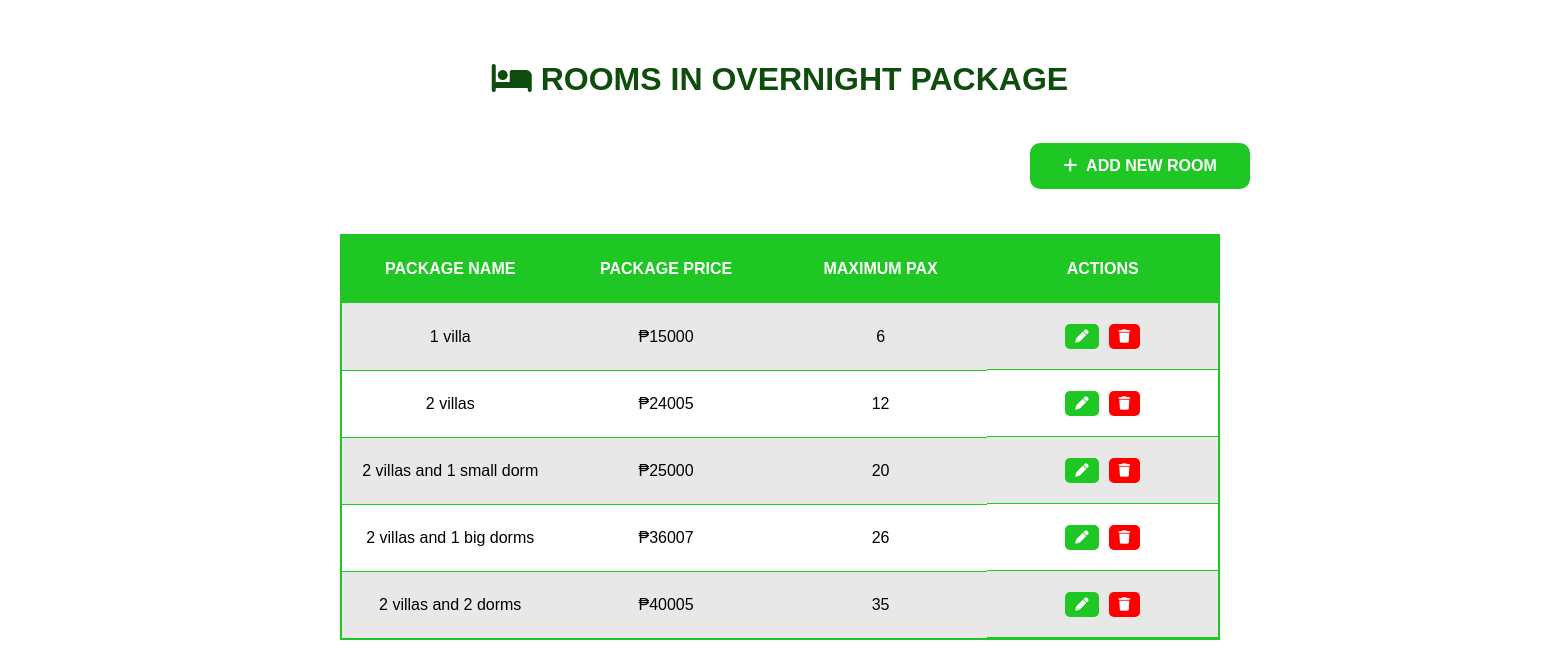
The page /admin/overnightPrice.php on the database its author committed.
### tables this page shows
CREATE TABLE `package_prices` (
  `price_id` int(11) NOT NULL,
  `package_name` varchar(30) NOT NULL,
  `package_price` int(11) NOT NULL,
  `package_type` varchar(30) NOT NULL,
  `attribute` varchar(30) NOT NULL,
  `max_pax` int(11) NOT NULL
);

### admin/overnightPrice.php (the view, shortened to what this page needs)
<!DOCTYPE html>
<html>
<head>
    <link rel="stylesheet" href="https://cdnjs.cloudflare.com/ajax/libs/font-awesome/6.4.2/css/all.min.css" />
</head>
<body>
    <div class="container">
        <h1><i class="fa-solid fa-bed"></i>&nbsp;Rooms in Overnight Package</h1>
        <div class="column">
        <button class="add-button" onclick="openAddRoomModal()"><i class="fa-solid fa-plus"></i>&nbsp;&nbsp;Add New Room</button>
            <table id="overnightTable">
                <?php
                require_once 'db_connection.php';
                $query = "SELECT * FROM package_prices WHERE package_type = 'overnight' ORDER BY package_price";
                $result = $conn->query($query);
                if ($result->num_rows > 0) {
                    echo "<table id='overnightTable'>";
                    echo "<tr>";
                    echo "<th>Package Name</th>";
                    echo "<th>Package Price</th>";
                    echo "<th>Maximum Pax</th>";
                    echo "<th>Actions</th>";
                    echo "</tr>";
                    while ($row = $result->fetch_assoc()) {
                        $roomName = $row["package_name"];
                        $roomPrice = $row["package_price"];
                        $packageId = $row["price_id"];
                        $maxPax = $row["max_pax"];
                        echo "<tr>";
                        echo "<td>$roomName</td>";
                        echo "<td>₱$roomPrice</td>";
                        echo "<td>$maxPax</td>";
                        echo '<td class="button-container">
    <button class="edit-button" data-package-id="' . $packageId . '" onclick="openModalPackage(\'' . $packageId . '\', \'' . $roomName . '\', \'' . $roomPrice . '\', \'' . $maxPax . '\')"><i class="fa-solid fa-pen"></i></button>
    <button class="delete-button custom-delete-button" data-package-id="' . $packageId . '" onclick="confirmDeletePackage(\'' . $packageId . '\')"><i class="fa-solid fa-trash"></i></button>
</td>';
                        echo "</tr>";
                    }
                    echo "</table>";
                } else {
                    echo "No overnight packages found.";
                }
                ?>
            </table>
        </div>
    </div>
</body>
</html>

### admin/overnightPrice.php (style rules this page uses)
body { font-family: Arial, sans-serif; margin: 0; padding: 0; overflow-x: hidden; }
.container { max-width: 1100px; margin: 0 auto; padding: 40px 0; }
h1 { color: #0e4d0e; text-align: center; text-transform: uppercase; margin-bottom: 40px; }
table { border-collapse: collapse; width: 80%; margin: 20px auto; background-color: #fff; border: 2px solid #1fc724; }
th, td { padding: 8px; border-bottom: 1px solid #1fc724; text-align: center; }
th { background: #1fc724; color: white; text-transform: uppercase; font-size: 1em; width: 40px; text-align: center; height: 50px; }
tr:nth-child(even) { background-color: #E8E8E8; }
td { height: 50px; }
.edit-button { background-color: #1fc724; color: white; font-family: Arial, sans-serif; text-transform: uppercase; border-radius: 5px; font-weight: bold; border: none; padding: 5px 10px; cursor: pointer; }
button { background-color: #1fc724; color: #fff; font-family: Arial, sans-serif; text-transform: uppercase; border-radius: 5px; font-weight: bold; border: none; padding: 10px 20px; cursor: pointer; transition: background-color 0.3s; margin-top: 20px; margin-bottom: 20px; }
.button-container { display: flex; align-items: center; justify-content: center; }
.edit-button, .delete-button { padding: 5px 10px ; margin: 5px; }
.custom-delete-button { background-color: #FF0000; color: #FFFFFF; padding: 5px 10px; margin: 5px; border: none; border-radius: 5px; cursor: pointer; transition: background-color 0.3s; }
.add-button { background-color: #1fc724; color: white; font-family: Arial, sans-serif; text-transform: uppercase; font-size: 1em; font-weight: bold; padding: 14px 20px; margin: 5px 100vh; border: none; border-radius: 4px; cursor: pointer; border-radius: 10px; width: 20%; }

### rows shown on the page
package_prices: package_name "1 villa", package_price "15000", max_pax "6"
package_prices: package_name "2 villas", package_price "24005", max_pax "12"
package_prices: package_name "2 villas and 1 small dorm", package_price "25000", max_pax "20"
package_prices: package_name "2 villas and 1 big dorms", package_price "36007", max_pax "26"
package_prices: package_name "2 villas and 2 dorms", package_price "40005", max_pax "35"
